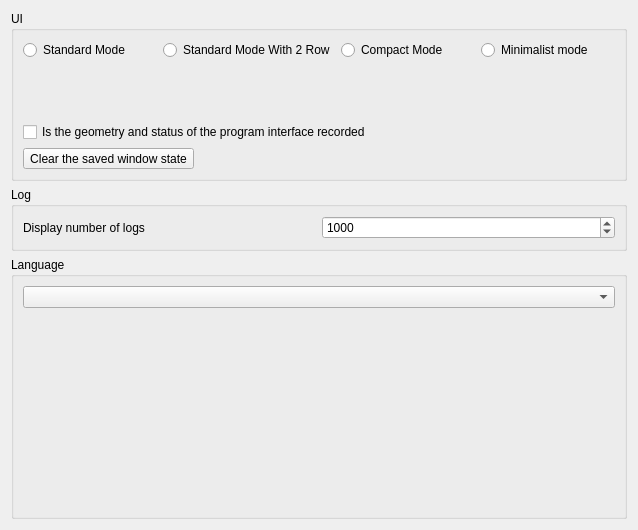
<?xml version="1.0" encoding="UTF-8"?>
<ui version="4.0">
 <class>DASettingPageCommon</class>
 <widget class="QWidget" name="DASettingPageCommon">
  <property name="geometry">
   <rect>
    <x>0</x>
    <y>0</y>
    <width>638</width>
    <height>530</height>
   </rect>
  </property>
  <property name="windowTitle">
   <string>Form</string>
  </property>
  <layout class="QVBoxLayout" name="verticalLayout_3">
   <item>
    <widget class="QGroupBox" name="groupBox_2">
     <property name="title">
      <string>UI</string>
     </property>
     <layout class="QVBoxLayout" name="verticalLayout_2">
      <item>
       <layout class="QHBoxLayout" name="horizontalLayout">
        <item>
         <widget class="QRadioButton" name="radioButtonStandardStyle">
          <property name="text">
           <string>Standard Mode</string>
          </property>
          <property name="iconSize">
           <size>
            <width>16</width>
            <height>16</height>
           </size>
          </property>
         </widget>
        </item>
        <item>
         <widget class="QRadioButton" name="radioButtonStandardStyle2Row">
          <property name="text">
           <string>Standard Mode With 2 Row</string>
          </property>
         </widget>
        </item>
        <item>
         <widget class="QRadioButton" name="radioButtonLiteStyle">
          <property name="text">
           <string>Compact Mode</string>
          </property>
         </widget>
        </item>
        <item>
         <widget class="QRadioButton" name="radioButtonLiteStyle2Row">
          <property name="text">
           <string>Minimalist mode</string>
          </property>
         </widget>
        </item>
       </layout>
      </item>
      <item>
       <widget class="QLabel" name="labelmage">
        <property name="minimumSize">
         <size>
          <width>100</width>
          <height>50</height>
         </size>
        </property>
        <property name="text">
         <string/>
        </property>
        <property name="alignment">
         <set>Qt::AlignCenter</set>
        </property>
       </widget>
      </item>
      <item>
       <widget class="QCheckBox" name="checkBoxSaveUIState">
        <property name="text">
         <string>Is the geometry and status of the program interface recorded</string>
        </property>
       </widget>
      </item>
      <item>
       <widget class="QToolButton" name="toolButton">
        <property name="text">
         <string>Clear the saved window state</string>
        </property>
       </widget>
      </item>
     </layout>
    </widget>
   </item>
   <item>
    <widget class="QGroupBox" name="groupBoxLog">
     <property name="title">
      <string>Log</string>
     </property>
     <layout class="QGridLayout" name="gridLayout">
      <item row="0" column="0">
       <widget class="QLabel" name="label">
        <property name="text">
         <string>Display number of logs</string>
        </property>
       </widget>
      </item>
      <item row="0" column="1">
       <widget class="QSpinBox" name="spinBoxDisplayLogsNum">
        <property name="minimum">
         <number>10</number>
        </property>
        <property name="maximum">
         <number>99999</number>
        </property>
        <property name="singleStep">
         <number>1000</number>
        </property>
        <property name="value">
         <number>1000</number>
        </property>
       </widget>
      </item>
     </layout>
    </widget>
   </item>
   <item>
    <widget class="QGroupBox" name="groupBox">
     <property name="title">
      <string>Language</string>
     </property>
     <layout class="QVBoxLayout" name="verticalLayout">
      <item>
       <widget class="QComboBox" name="comboBox"/>
      </item>
      <item>
       <spacer name="verticalSpacer">
        <property name="orientation">
         <enum>Qt::Vertical</enum>
        </property>
        <property name="sizeHint" stdset="0">
         <size>
          <width>20</width>
          <height>40</height>
         </size>
        </property>
       </spacer>
      </item>
     </layout>
    </widget>
   </item>
  </layout>
 </widget>
 <resources/>
 <connections/>
</ui>
